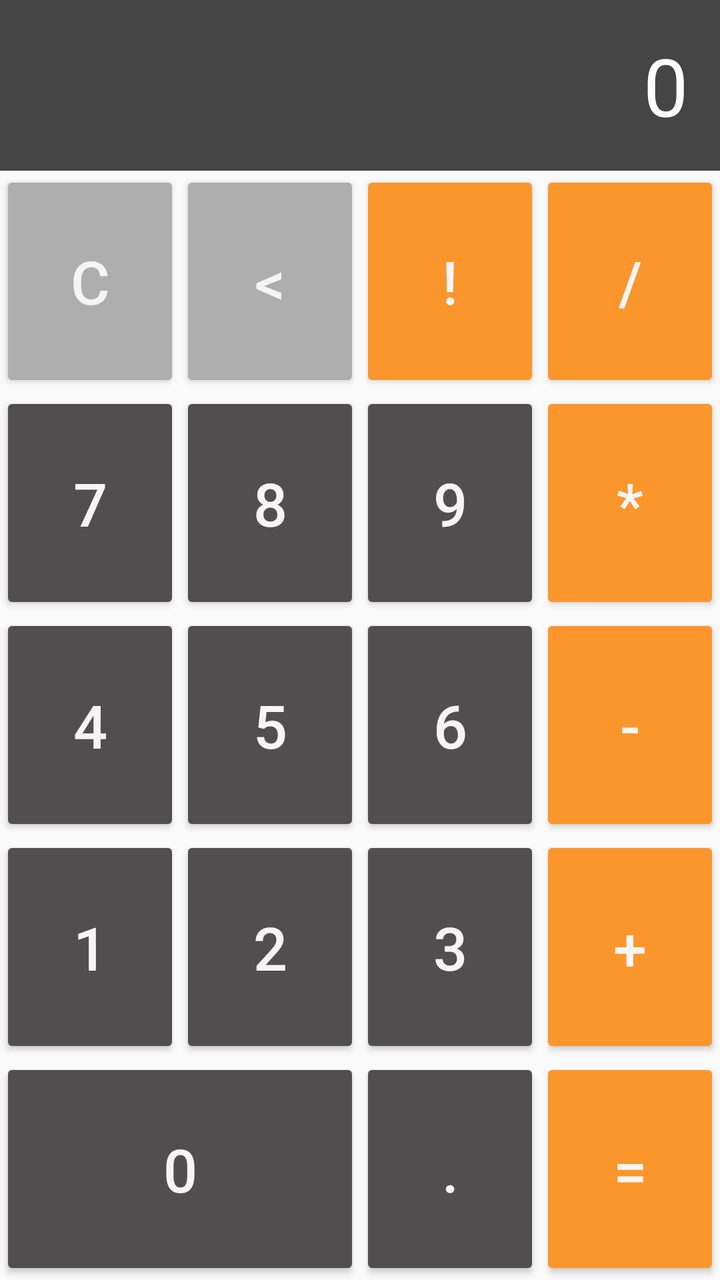
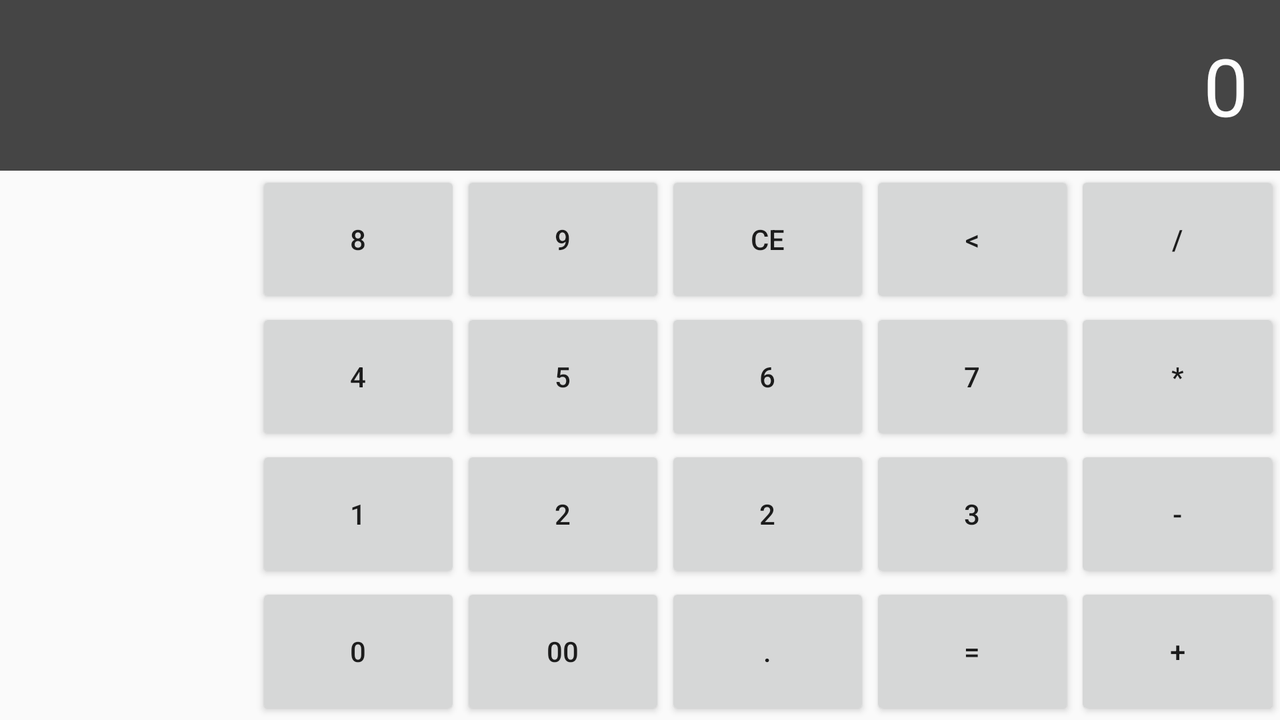

First picture: res/layout/ on a phone held upright. Second picture: the repository's own variant of that layout, on a device whose configuration matches the variant's folder. Source for both follows.
<!-- AndroidManifest.xml: application theme AppTheme -->
<!-- res/layout/fragment_calculator.xml -->
<?xml version="1.0" encoding="utf-8"?>
<androidx.constraintlayout.widget.ConstraintLayout xmlns:android="http://schemas.android.com/apk/res/android"
xmlns:app="http://schemas.android.com/apk/res-auto"
xmlns:tools="http://schemas.android.com/tools"
android:layout_width="match_parent"
android:layout_height="match_parent"
tools:context=".ui.fragments.CalculatorFragment">

<LinearLayout
    android:layout_width="match_parent"
    android:layout_height="match_parent"
    android:orientation="vertical">

    <TextView
        android:id="@+id/text_visor"
        android:layout_width="match_parent"
        android:layout_height="wrap_content"
        android:background="#454545"
        android:padding="16dp"
        android:shadowColor="#636161"
        android:text="@string/_0"
        android:textAlignment="textEnd"
        android:textColor="#FDFDFD"
        android:textSize="40sp" />

    <LinearLayout
        android:id="@+id/linearLayout_2"
        android:weightSum="10"
        android:layout_width="match_parent"
        android:layout_height="match_parent"
        android:orientation="vertical">

        <LinearLayout
            android:layout_width="match_parent"
            android:layout_height="0dp"
            android:layout_weight="2"
            android:foregroundTint="#FFFFFF"
            android:orientation="horizontal"
            android:weightSum="4">

            <Button
                android:id="@+id/button_C"
                android:layout_width="0dp"
                android:layout_height="match_parent"
                android:layout_weight="1"
                android:onClick="onClickSymbol"
                android:tag="@string/_C"
                android:backgroundTint="#AFAEAE"
                android:text="@string/_C"
                android:textColor="#F6F5F5"
                android:textSize="30sp" />

            <Button
                android:layout_width="0dp"
                android:layout_height="match_parent"
                android:layout_weight="1"
                android:backgroundTint="#AFAEAE"
                android:onClick="onClickSymbol"
                android:tag="@string/_clearOne"
                android:text="@string/_clearOne"
                android:textColor="#F6F5F5"
                android:textSize="30sp" />

            <Button
                android:id="@+id/button_exclamation"
                android:layout_width="0dp"
                android:layout_height="match_parent"
                android:layout_weight="1"
                android:onClick="onClickExclamation"
                android:tag="@string/_exclamation"
                android:backgroundTint="#FB962D"
                android:text="@string/_exclamation"
                android:textColor="#F6F5F5"
                android:textSize="30sp" />

            <Button
                android:id="@+id/button_division"
                android:layout_width="0dp"
                android:layout_height="match_parent"
                android:layout_weight="1"
                android:onClick="onClickSymbol"
                android:tag="@string/_division"
                android:backgroundTint="#FB962D"
                android:text="@string/_division"
                android:textColor="#F6F5F5"
                android:textSize="30sp" />

        </LinearLayout>

        <LinearLayout
            android:weightSum="4"
            android:layout_width="match_parent"
            android:layout_weight="2"
            android:layout_height="0dp"
            android:orientation="horizontal">

            <Button
                android:id="@+id/button_7"
                android:layout_weight="1"
                android:layout_width="0dp"
                android:layout_height="match_parent"
                android:onClick="onClickSymbol"
                android:tag="7"
                android:textColor="#F6F5F5"
                android:textSize="30sp"
                android:backgroundTint="#504E4E"
                android:text="@string/_7"
                />

            <Button
                android:id="@+id/button_8"
                android:layout_weight="1"
                android:layout_width="0dp"
                android:layout_height="match_parent"
                android:onClick="onClickSymbol"
                android:tag="@string/_8"
                android:textColor="#F6F5F5"
                android:textSize="30sp"
                android:backgroundTint="#504E4E"
                android:text="@string/_8"
                />

            <Button
                android:id="@+id/button_9"
                android:layout_weight="1"
                android:layout_width="0dp"
                android:layout_height="match_parent"
                android:onClick="onClickSymbol"
                android:tag="@string/_9"
                android:textColor="#F6F5F5"
                android:textSize="30sp"
                android:backgroundTint="#504E4E"
                android:text="@string/_9"
                />

            <Button
                android:id="@+id/button_multiplication"
                android:layout_weight="1"
                android:layout_width="0dp"
                android:layout_height="match_parent"
                android:onClick="onClickSymbol"
                android:tag="@string/_multiplication"
                android:backgroundTint="#FB962D"
                android:textColor="#F6F5F5"
                android:textSize="30sp"
                android:text="@string/_multiplication"
                />

        </LinearLayout>

        <LinearLayout
            android:weightSum="4"
            android:layout_width="match_parent"
            android:layout_weight="2"
            android:layout_height="0dp"
            android:orientation="horizontal">

            <Button
                android:id="@+id/button_4"
                android:layout_weight="1"
                android:layout_width="0dp"
                android:layout_height="match_parent"
                android:onClick="onClickSymbol"
                android:tag="@string/_4"
                android:textColor="#F6F5F5"
                android:textSize="30sp"
                android:backgroundTint="#504E4E"
                android:text="@string/_4"
                />

            <Button
                android:id="@+id/button_5"
                android:layout_weight="1"
                android:layout_width="0dp"
                android:layout_height="match_parent"
                android:onClick="onClickSymbol"
                android:tag="@string/_5"
                android:textColor="#F6F5F5"
                android:textSize="30sp"
                android:backgroundTint="#504E4E"
                android:text="@string/_5"
                />

            <Button
                android:id="@+id/button_6"
                android:layout_weight="1"
                android:layout_width="0dp"
                android:layout_height="match_parent"
                android:onClick="onClickSymbol"
                android:tag="@string/_6"
                android:textColor="#F6F5F5"
                android:textSize="30sp"
                android:backgroundTint="#504E4E"
                android:text="@string/_6"
                />

            <Button
                android:id="@+id/button_less"
                android:layout_weight="1"
                android:layout_width="0dp"
                android:layout_height="match_parent"
                android:onClick="onClickSymbol"
                android:tag="@string/_less"
                android:backgroundTint="#FB962D"
                android:textColor="#F6F5F5"
                android:textSize="30sp"
                android:text="@string/_less"
                />

        </LinearLayout>

        <LinearLayout
            android:weightSum="4"
            android:layout_width="match_parent"
            android:layout_weight="2"
            android:layout_height="0dp"
            android:orientation="horizontal">

            <Button
                android:id="@+id/button_1"
                android:layout_width="0dp"
                android:layout_height="match_parent"
                android:layout_weight="1"
                android:onClick="onClickSymbol"
                android:tag="@string/_1"
                android:textColor="#F6F5F5"
                android:textSize="30sp"
                android:backgroundTint="#504E4E"
                android:text="@string/_1"/>

            <Button
                android:id="@+id/button_2"
                android:layout_weight="1"
                android:layout_width="0dp"
                android:layout_height="match_parent"
                android:onClick="onClickSymbol"
                android:tag="@string/_2"
                android:textColor="#F6F5F5"
                android:textSize="30sp"
                android:backgroundTint="#504E4E"
                android:text="@string/_2"
                />

            <Button
                android:id="@+id/button_3"
                android:layout_weight="1"
                android:layout_width="0dp"
                android:layout_height="match_parent"
                android:onClick="onClickSymbol"
                android:tag="@string/_3"
                android:textColor="#F6F5F5"
                android:textSize="30sp"
                android:backgroundTint="#504E4E"
                android:text="@string/_3"
                />

            <Button
                android:id="@+id/button_adition"
                android:layout_weight="1"
                android:layout_width="0dp"
                android:layout_height="match_parent"
                android:onClick="onClickSymbol"
                android:tag="@string/_adition"
                android:backgroundTint="#FB962D"
                android:textColor="#F6F5F5"
                android:textSize="30sp"
                android:text="@string/_adition"
                />

        </LinearLayout>

        <LinearLayout
            android:weightSum="4"
            android:layout_width="match_parent"
            android:layout_weight="2"
            android:layout_height="0dp"
            android:orientation="horizontal">

            <Button
                android:id="@+id/button_0"
                android:layout_weight="2"
                android:layout_width="0dp"
                android:layout_height="match_parent"
                android:onClick="onClickSymbol"
                android:tag="@string/_0"
                android:textColor="#F6F5F5"
                android:textSize="30sp"
                android:backgroundTint="#504E4E"
                android:text="@string/_0"
                />

            <Button
                android:id="@+id/button_point"
                android:layout_weight="1"
                android:layout_width="0dp"
                android:layout_height="match_parent"
                android:onClick="onClickSymbol"
                android:tag="@string/_point"
                android:textColor="#F6F5F5"
                android:textSize="30sp"
                android:backgroundTint="#504E4E"
                android:text="@string/_point"
                />

            <Button
                android:id="@+id/button_equals"
                android:layout_weight="1"
                android:layout_width="0dp"
                android:layout_height="match_parent"
                android:onClick="onClickEquals"
                android:tag="@string/_equals"
                android:backgroundTint="#FB962D"
                android:textColor="#F6F5F5"
                android:textSize="30sp"
                android:text="@string/_equals"
                />

        </LinearLayout>

    </LinearLayout>

</LinearLayout>


</androidx.constraintlayout.widget.ConstraintLayout>
<!-- resources referenced by this layout -->
<resources>
  <string name="_0">0</string>
  <string name="_1">1</string>
  <string name="_2">2</string>
  <string name="_3">3</string>
  <string name="_4">4</string>
  <string name="_5">5</string>
  <string name="_6">6</string>
  <string name="_7">7</string>
  <string name="_8">8</string>
  <string name="_9">9</string>
  <string name="_C">C</string>
  <string name="_adition">+</string>
  <string name="_clearOne">&lt;</string>
  <string name="_division">/</string>
  <string name="_equals">=</string>
  <string name="_exclamation">!</string>
  <string name="_less">-</string>
  <string name="_multiplication">*</string>
  <string name="_point">.</string>
  <style name="AppTheme" parent="Theme.AppCompat.Light.NoActionBar">
          
          <item name="colorPrimary">@color/colorPrimary</item>
          <item name="colorPrimaryDark">@color/colorPrimaryDark</item>
          <item name="colorAccent">@color/colorAccent</item>
      </style>
  <color name="colorPrimary">#6200EE</color>
  <color name="colorPrimaryDark">#3700B3</color>
  <color name="colorAccent">#03DAC5</color>
</resources>
<!-- res/layout-land/fragment_calculator.xml (the author's variant of the layout above) -->
<!-- drawn on the phone turned sideways -->
<?xml version="1.0" encoding="utf-8"?>
<androidx.constraintlayout.widget.ConstraintLayout xmlns:android="http://schemas.android.com/apk/res/android"
xmlns:app="http://schemas.android.com/apk/res-auto"
xmlns:tools="http://schemas.android.com/tools"
android:layout_width="match_parent"
android:layout_height="match_parent"
android:orientation="vertical"
tools:context=".ui.calculator.CalculatorFragment">

<LinearLayout
    android:layout_width="match_parent"
    android:layout_height="match_parent"
    android:orientation="vertical">

    <TextView
        android:id="@+id/text_visor"
        android:layout_width="match_parent"
        android:layout_height="wrap_content"
        android:background="#454545"
        android:padding="16dp"
        android:shadowColor="#636161"
        android:text="@string/_0"
        android:textAlignment="textEnd"
        android:textColor="#FDFDFD"
        android:textSize="40sp" />

    <LinearLayout
        android:id="@+id/linearLayout_2"
        android:weightSum="10"
        android:layout_width="match_parent"
        android:layout_height="match_parent"
        android:orientation="horizontal">


        <androidx.recyclerview.widget.RecyclerView
            android:id="@+id/list_historic"
            android:layout_width="0dp"
            android:layout_height="match_parent"
            android:layout_weight="2"
            android:padding="16dp">
        </androidx.recyclerview.widget.RecyclerView>

        <LinearLayout
            android:layout_weight="8"
            android:weightSum="4"
            android:layout_width="0dp"
            android:layout_height="match_parent"
            android:orientation="vertical">

            <LinearLayout
                android:weightSum="5"
                android:layout_width="match_parent"
                android:layout_weight="1"
                android:layout_height="0dp"
                android:orientation="horizontal">

                <Button
                    android:id="@+id/button_8"
                    android:layout_weight="1"
                    android:layout_width="0dp"
                    android:layout_height="match_parent"
                    android:onClick="onClickSymbol"
                    android:tag="@string/_9"
                    android:text="@string/_8"
                    />

                <Button
                    android:id="@+id/button_9"
                    android:layout_weight="1"
                    android:layout_width="0dp"
                    android:layout_height="match_parent"
                    android:onClick="onClickSymbol"
                    android:tag="@string/_9"
                    android:text="@string/_9"
                    />

                <Button
                    android:id="@+id/button_ce"
                    android:layout_weight="1"
                    android:layout_width="0dp"
                    android:layout_height="match_parent"
                    android:onClick="onClickSymbol"
                    android:tag="@string/_CE"
                    android:text="@string/_CE"
                    />

                <Button
                    android:id="@+id/button_backspace"
                    android:layout_weight="1"
                    android:layout_width="0dp"
                    android:layout_height="match_parent"
                    android:onClick="onClickSymbol"
                    android:tag="@string/_backspace"
                    android:text="@string/_backspace"
                    />

                <Button
                    android:id="@+id/button_division"
                    android:layout_weight="1"
                    android:layout_width="0dp"
                    android:layout_height="match_parent"
                    android:onClick="onClickSymbol"
                    android:tag="@string/_division"
                    android:text="@string/_division"
                    />

            </LinearLayout>

            <LinearLayout
                android:weightSum="5"
                android:layout_width="match_parent"
                android:layout_weight="1"
                android:layout_height="0dp"
                android:orientation="horizontal">

                <Button
                    android:id="@+id/button_4"
                    android:layout_weight="1"
                    android:layout_width="0dp"
                    android:layout_height="match_parent"
                    android:onClick="onClickSymbol"
                    android:tag="@string/_4"
                    android:text="@string/_4"
                    />

                <Button
                    android:id="@+id/button_5"
                    android:layout_weight="1"
                    android:layout_width="0dp"
                    android:layout_height="match_parent"
                    android:onClick="onClickSymbol"
                    android:tag="@string/_5"
                    android:text="@string/_5"
                    />

                <Button
                    android:id="@+id/button_6"
                    android:layout_weight="1"
                    android:layout_width="0dp"
                    android:layout_height="match_parent"
                    android:onClick="onClickSymbol"
                    android:tag="@string/_6"
                    android:text="@string/_6"
                    />

                <Button
                    android:id="@+id/button_7"
                    android:layout_weight="1"
                    android:layout_width="0dp"
                    android:layout_height="match_parent"
                    android:onClick="onClickSymbol"
                    android:tag="@string/_7"
                    android:text="@string/_7"
                    />

                <Button
                    android:id="@+id/button_multiplication"
                    android:layout_weight="1"
                    android:layout_width="0dp"
                    android:layout_height="match_parent"
                    android:onClick="onClickSymbol"
                    android:tag="@string/_multiplication"
                    android:text="@string/_multiplication"
                    />

            </LinearLayout>

            <LinearLayout
                android:weightSum="5"
                android:layout_width="match_parent"
                android:layout_weight="1"
                android:layout_height="0dp"
                android:orientation="horizontal">

                <Button
                    android:id="@+id/button_1"
                    android:layout_weight="1"
                    android:layout_width="0dp"
                    android:layout_height="match_parent"
                    android:onClick="onClickSymbol"
                    android:tag="@string/_1"
                    android:text="@string/_1"
                    />

                <Button
                    android:id="@+id/button_2"
                    android:layout_weight="1"
                    android:layout_width="0dp"
                    android:layout_height="match_parent"
                    android:onClick="onClickSymbol"
                    android:tag="@string/_2"
                    android:text="@string/_2"
                    />

                <Button
                    android:id="@+id/button_22"
                    android:layout_weight="1"
                    android:layout_width="0dp"
                    android:layout_height="match_parent"
                    android:onClick="onClickSymbol"
                    android:tag="@string/_2"
                    android:text="@string/_2"
                    />

                <Button
                    android:id="@+id/button_3"
                    android:layout_weight="1"
                    android:layout_width="0dp"
                    android:layout_height="match_parent"
                    android:onClick="onClickSymbol"
                    android:tag="@string/_3"
                    android:text="@string/_3"
                    />

                <Button
                    android:id="@+id/button_less"
                    android:layout_weight="1"
                    android:layout_width="0dp"
                    android:layout_height="match_parent"
                    android:onClick="onClickSymbol"
                    android:tag="@string/_less"
                    android:text="@string/_less"
                    />

            </LinearLayout>

            <LinearLayout
                android:weightSum="5"
                android:layout_width="match_parent"
                android:layout_weight="1"
                android:layout_height="0dp"
                android:orientation="horizontal">

                <Button
                    android:id="@+id/button_0"
                    android:layout_weight="1"
                    android:layout_width="0dp"
                    android:layout_height="match_parent"
                    android:onClick="onClickSymbol"
                    android:tag="@string/_0"
                    android:text="@string/_0"
                    />

                <Button
                    android:id="@+id/button_00"
                    android:layout_weight="1"
                    android:layout_width="0dp"
                    android:layout_height="match_parent"
                    android:onClick="onClickSymbol"
                    android:tag="@string/_00"
                    android:text="@string/_00"
                    />

                <Button
                    android:id="@+id/button_point"
                    android:layout_weight="1"
                    android:layout_width="0dp"
                    android:layout_height="match_parent"
                    android:onClick="onClickSymbol"
                    android:tag="@string/_point"
                    android:text="@string/_point"
                    />

                <Button
                    android:id="@+id/button_equals"
                    android:layout_weight="1"
                    android:layout_width="0dp"
                    android:layout_height="match_parent"
                    android:onClick="onClickEquals"
                    android:tag="@string/_equals"
                    android:text="@string/_equals"
                    />

                <Button
                    android:id="@+id/button_adition"
                    android:layout_weight="1"
                    android:layout_width="0dp"
                    android:layout_height="match_parent"
                    android:onClick="onClickSymbol"
                    android:tag="@string/_adition"
                    android:text="@string/_adition"
                    />

            </LinearLayout>

        </LinearLayout>

    </LinearLayout>

</LinearLayout>


</androidx.constraintlayout.widget.ConstraintLayout>
<!-- resources referenced by the variant -->
<!-- as the phone turned sideways resolves them -->
<resources>
  <string name="_0">0</string>
  <string name="_00">00</string>
  <string name="_1">1</string>
  <string name="_2">2</string>
  <string name="_3">3</string>
  <string name="_4">4</string>
  <string name="_5">5</string>
  <string name="_6">6</string>
  <string name="_7">7</string>
  <string name="_8">8</string>
  <string name="_9">9</string>
  <string name="_CE">CE</string>
  <string name="_adition">+</string>
  <string name="_backspace">&lt;</string>
  <string name="_division">/</string>
  <string name="_equals">=</string>
  <string name="_less">-</string>
  <string name="_multiplication">*</string>
  <string name="_point">.</string>
  <style name="AppTheme" parent="Theme.AppCompat.Light.NoActionBar">
          
          <item name="colorPrimary">@color/colorPrimary</item>
          <item name="colorPrimaryDark">@color/colorPrimaryDark</item>
          <item name="colorAccent">@color/colorAccent</item>
      </style>
  <color name="colorPrimary">#6200EE</color>
  <color name="colorPrimaryDark">#3700B3</color>
  <color name="colorAccent">#03DAC5</color>
</resources>
